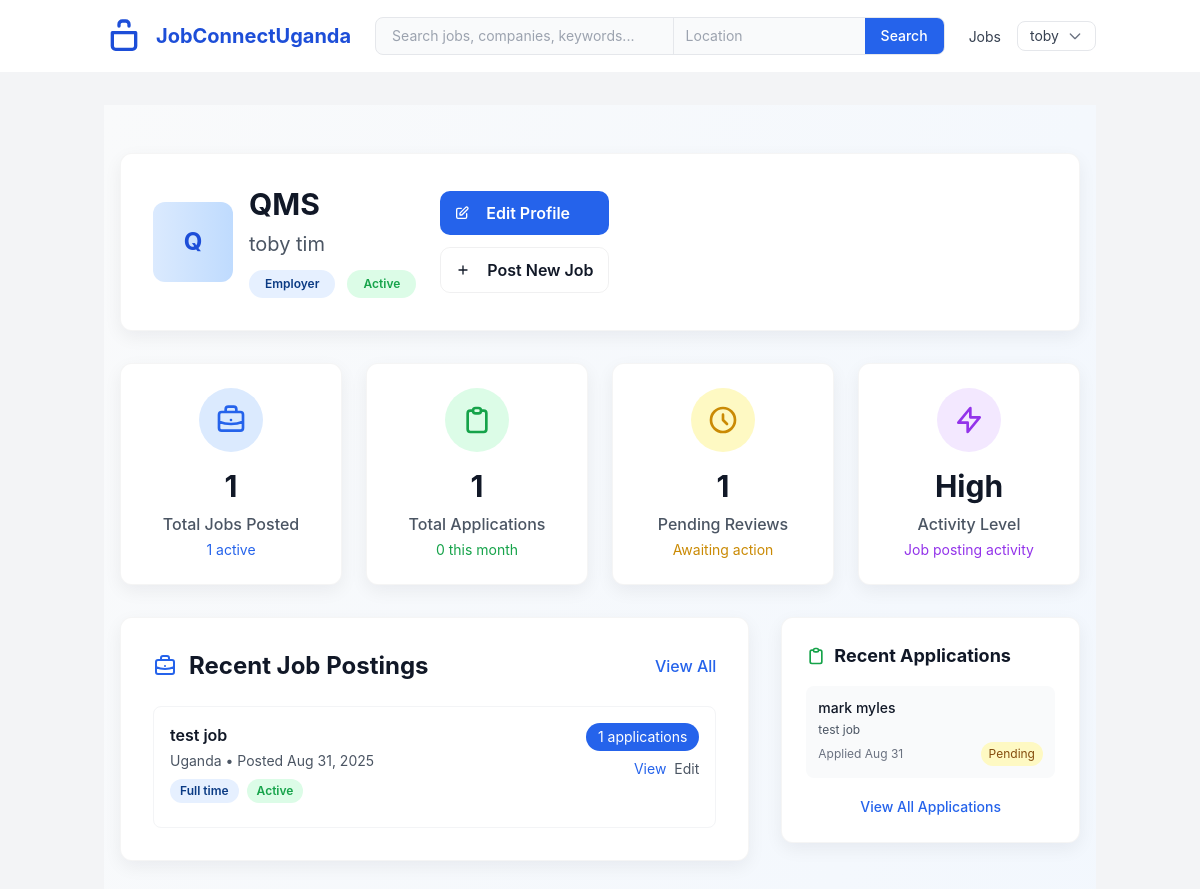
The page /employer/dashboard.php (signed in) on the database its author committed.
### tables this page shows
CREATE TABLE employers (
    employer_id INTEGER PRIMARY KEY AUTOINCREMENT,
    user_id INTEGER NOT NULL,
    company_name TEXT NOT NULL,
    company_description TEXT,
    industry TEXT,
    website TEXT,
    logo TEXT,
    location TEXT,
    FOREIGN KEY (user_id) REFERENCES users(user_id) ON DELETE CASCADE
);

CREATE TABLE applications (
    application_id INTEGER PRIMARY KEY AUTOINCREMENT,
    job_id INTEGER NOT NULL,
    user_id INTEGER NOT NULL,
    cover_letter TEXT,
    resume_file TEXT,
    applied_at DATETIME DEFAULT CURRENT_TIMESTAMP,
    status TEXT CHECK(status IN ('pending', 'reviewed', 'accepted', 'rejected')) DEFAULT 'pending',
    FOREIGN KEY (job_id) REFERENCES jobs(job_id) ON DELETE CASCADE,
    FOREIGN KEY (user_id) REFERENCES users(user_id) ON DELETE CASCADE
);

CREATE TABLE jobs (
    job_id INTEGER PRIMARY KEY AUTOINCREMENT,
    employer_id INTEGER NOT NULL,
    title TEXT NOT NULL,
    description TEXT NOT NULL,
    requirements TEXT NOT NULL,
    location TEXT NOT NULL,
    job_type TEXT CHECK(job_type IN ('full_time', 'part_time', 'contract', 'internship', 'temporary')) NOT NULL,
    salary_range TEXT,
    experience_level TEXT,
    posted_at DATETIME DEFAULT CURRENT_TIMESTAMP,
    deadline DATE,
    is_active INTEGER DEFAULT 1,
    views INTEGER DEFAULT 0,
    FOREIGN KEY (employer_id) REFERENCES employers(employer_id) ON DELETE CASCADE
);

CREATE TABLE users (
    user_id INTEGER PRIMARY KEY AUTOINCREMENT,
    email TEXT NOT NULL UNIQUE,
    password_hash TEXT NOT NULL,
    user_type TEXT CHECK(user_type IN ('job_seeker', 'employer', 'admin')) NOT NULL,
    first_name TEXT NOT NULL,
    last_name TEXT NOT NULL,
    phone TEXT,
    created_at DATETIME DEFAULT CURRENT_TIMESTAMP,
    last_login DATETIME,
    is_active INTEGER DEFAULT 1
, password VARCHAR(255));

### Employer/dashboard.php (the view, shortened to what the rows shown need)
<?php
require_once '../Includes/config.php';
$user_id = $_SESSION['user_id'];
$stmt = $pdo->prepare("SELECT * FROM employers WHERE employer_id = ? OR user_id = ?");
$stmt->execute([$user_id, $user_id]);
$employer = $stmt->fetch();
$employer_id = $employer['employer_id'];
$stmt = $pdo->prepare("
    SELECT j.*, COUNT(a.application_id) as application_count
    FROM jobs j
    LEFT JOIN applications a ON j.job_id = a.job_id
    WHERE j.employer_id = ?
    GROUP BY j.job_id
    ORDER BY j.posted_at DESC
    LIMIT 5
");
$stmt->execute([$employer_id]);
$jobs = $stmt->fetchAll();
$stmt = $pdo->prepare("
    SELECT a.*, j.title, u.first_name, u.last_name
    FROM applications a
    JOIN jobs j ON a.job_id = j.job_id
    JOIN users u ON a.user_id = u.user_id
    WHERE j.employer_id = ?
    ORDER BY a.applied_at DESC
    LIMIT 10
");
$stmt->execute([$employer_id]);
$applications = $stmt->fetchAll() ?: [];
$pendingCount = count(array_filter($applications, function($app) {
    return ($app['status'] ?? 'pending') === 'pending';
}));
require_once '../Includes/header.php';
?>
<section class="py-12 bg-gradient-to-br from-gray-50 to-blue-50 min-h-screen">
    <div class="container mx-auto px-4">
        <div class="card p-8 mb-8 slide-in-left">
            <div class="flex flex-col md:flex-row md:items-center gap-6">
                <div class="flex items-center gap-4">
                    <?php if (!empty($employer['logo'])): ?>
                        <div class="w-20 h-20 rounded-xl bg-white shadow-sm p-3 flex items-center justify-center">
                            <img src="<?php echo BASE_URL; ?>/Assets/uploads/logos/<?php echo $employer['logo']; ?>" alt="<?php echo htmlspecialchars($employer['company_name']); ?>" class="w-full h-full object-contain">
                        </div>
                    <?php else: ?>
                        <div class="w-20 h-20 bg-gradient-to-r from-blue-100 to-blue-200 rounded-xl flex items-center justify-center">
                            <span class="text-2xl font-bold text-blue-700"><?php echo substr($employer['company_name'] ?? 'C', 0, 1); ?></span>
                        </div>
                    <?php endif; ?>
                    <div>
                        <h1 class="text-3xl font-bold text-gray-900 mb-2"><?php echo htmlspecialchars($employer['company_name'] ?? 'Your Company'); ?></h1>
                        <p class="text-xl text-gray-600"><?php echo htmlspecialchars($_SESSION['first_name'] . ' ' . $_SESSION['last_name']); ?></p>
                        <div class="flex flex-wrap gap-3 mt-3">
                            <span class="badge" style="background:#e6f0ff;color:#0b3b84;padding:8px 16px">Employer</span>
                            <span class="badge" style="background:#dcfce7;color:#16a34a;padding:8px 16px">Active</span>
                        </div>
                    </div>
                </div>
            </div>
        </div>
        <div class="grid grid-cols-1 md:grid-cols-2 lg:grid-cols-4 gap-6 mb-8">
            <div class="card p-6 text-center stat-card scale-up" style="transition-delay: 0.3s">
                <div class="w-16 h-16 bg-yellow-100 rounded-full flex items-center justify-center mx-auto mb-4">
                    <svg class="w-8 h-8 text-yellow-600" fill="none" stroke="currentColor" viewBox="0 0 24 24">
                        <path stroke-linecap="round" stroke-linejoin="round" stroke-width="2" d="M12 8v4l3 3m6-3a9 9 0 11-18 0 9 9 0 0118 0z"></path>
                    </svg>
                </div>
                <h3 class="text-3xl font-bold text-gray-900 mb-2"><?php echo number_format($pendingCount); ?></h3>
                <p class="text-gray-600 font-medium">Pending Reviews</p>
                <p class="text-sm text-yellow-600 mt-1">Awaiting action</p>
            </div>
        </div>
        <div class="grid grid-cols-1 lg:grid-cols-3 gap-8">
            <div class="lg:col-span-2">
                <div class="card p-8 slide-in-right" style="transition-delay: 0.5s">
                    <div class="flex items-center justify-between mb-6">
                        <h2 class="text-2xl font-bold text-gray-900 flex items-center">
                            Recent Job Postings
                        </h2>
                    </div>
                    <?php if (empty($jobs)): ?>
                        <div class="text-center py-12">
                            <svg class="w-16 h-16 text-gray-300 mx-auto mb-4" fill="none" stroke="currentColor" viewBox="0 0 24 24">
                                <path stroke-linecap="round" stroke-linejoin="round" stroke-width="1.5" d="M21 13.255A23.931 23.931 0 0112 15c-3.183 0-6.22-.62-9-1.745M16 6V4a2 2 0 00-2-2h-4a2 2 0 00-2 2v2m4 6h.01M5 20h14a2 2 0 002-2V8a2 2 0 00-2-2H5a2 2 0 00-2 2v10a2 2 0 002 2z"></path>
                            </svg>
                            <h3 class="text-lg font-semibold text-gray-900 mb-2">No jobs posted yet</h3>
                            <p class="text-gray-600 mb-4">Start posting jobs to attract talented candidates.</p>
                            <a href="jobs.php?new=1" class="btn btn-primary">Post Your First Job</a>
                        </div>
                    <?php else: ?>
                        <div class="space-y-4">
                            <?php foreach ($jobs as $index => $job): ?>
                                <article class="job-card p-4 border border-gray-100 rounded-lg hover:border-blue-200 transition-all" style="animation-delay: <?php echo $index * 0.1; ?>s">
                                    <div class="flex items-start justify-between">
                                        <div class="flex-1">
                                            <h3 class="font-semibold text-gray-900 mb-1"><?php echo htmlspecialchars($job['title']); ?></h3>
                                            <p class="text-gray-600 text-sm mb-2"><?php echo htmlspecialchars($job['location']); ?> • Posted <?php echo date('M j, Y', strtotime($job['posted_at'])); ?></p>
                                            <div class="flex flex-wrap gap-2 mb-2">
                                                <span class="badge" style="background:#e6f0ff;color:#0b3b84;font-size:0.75rem">
                                                    <?php echo ucfirst(str_replace('_', ' ', $job['job_type'])); ?>
                                                </span>
                                                <?php if ($job['is_active']): ?>
                                                    <span class="badge" style="background:#dcfce7;color:#16a34a;font-size:0.75rem">Active</span>
                                                <?php else: ?>
                                                    <span class="badge" style="background:#fef3c7;color:#d97706;font-size:0.75rem">Inactive</span>
                                                <?php endif; ?>
                                            </div>
                                        </div>
                                        <div class="flex flex-col items-end gap-2">
                                            <span class="bg-blue-600 text-white text-sm px-3 py-1 rounded-full">
                                                <?php echo $job['application_count']; ?> applications
                                            </span>
                                            <div class="flex gap-2">
                                                <a href="<?php echo BASE_URL; ?>/job-details.php?id=<?php echo $job['job_id']; ?>" class="text-blue-600 hover:text-blue-800 text-sm">View</a>
                                                <a href="jobs.php?edit=<?php echo $job['job_id']; ?>" class="text-gray-600 hover:text-gray-800 text-sm">Edit</a>
                                            </div>
                                        </div>
                                    </div>
                                </article>
                            <?php endforeach; ?>
                        </div>
                    <?php endif; ?>
                </div>
            </div>
            <div class="lg:col-span-1">
                <div class="card p-6 fade-up" style="transition-delay: 0.6s">
                    <?php if (empty($applications)): ?>
                        <div class="text-center py-8">
                            <svg class="w-12 h-12 text-gray-300 mx-auto mb-3" fill="none" stroke="currentColor" viewBox="0 0 24 24">
                                <path stroke-linecap="round" stroke-linejoin="round" stroke-width="1.5" d="M9 5H7a2 2 0 00-2 2v12a2 2 0 002 2h10a2 2 0 002-2V7a2 2 0 00-2-2h-2M9 5a2 2 0 002 2h2a2 2 0 002-2M9 5a2 2 0 012-2h2a2 2 0 012 2"></path>
                            </svg>
                            <p class="text-gray-600 text-sm">No applications yet</p>
                        </div>
                    <?php else: ?>
                        <div class="space-y-3">
                            <?php foreach (array_slice($applications, 0, 5) as $app): ?>
                                <div class="p-3 bg-gray-50 rounded-lg">
                                    <h4 class="font-medium text-gray-900 text-sm mb-1"><?php echo htmlspecialchars($app['first_name'] . ' ' . $app['last_name']); ?></h4>
                                    <p class="text-gray-600 text-xs mb-1"><?php echo htmlspecialchars($app['title']); ?></p>
                                    <div class="flex items-center justify-between">
                                        <p class="text-gray-500 text-xs">Applied <?php echo date('M j', strtotime($app['applied_at'])); ?></p>
                                        <span class="px-2 py-1 text-xs rounded-full <?php echo ($app['status'] ?? 'pending') === 'pending' ? 'bg-yellow-100 text-yellow-800' : 'bg-blue-100 text-blue-800'; ?>">
                                            <?php echo ucfirst($app['status'] ?? 'pending'); ?>
                                        </span>
                                    </div>
                                </div>
                            <?php endforeach; ?>
                        </div>
                    <?php endif; ?>
                </div>
            </div>
        </div>
    </div>
</section>
<?php require_once '../Includes/footer.php'; ?>

### rows shown on the page
employers: company_name "Q", company_name "QMS"
applications: status "1", user.last_name "mark myles", job.title "test job", applied_at "Aug 31", status "Pending"
jobs: title "test job", location "Uganda", posted_at "Aug 31, 2025", job_type "Full time", is_active "Active", application_count "1"

### other values the page prints
$_SESSION['first_name'] "toby"
$_SESSION['first_name'] . ' ' . $_SESSION['last_name'] "toby tim"
$stats['jobs_posted'] "1"
$stats['active_jobs'] "1"
$stats['total_applications'] "1"
$stats['recent_applications'] "0"
